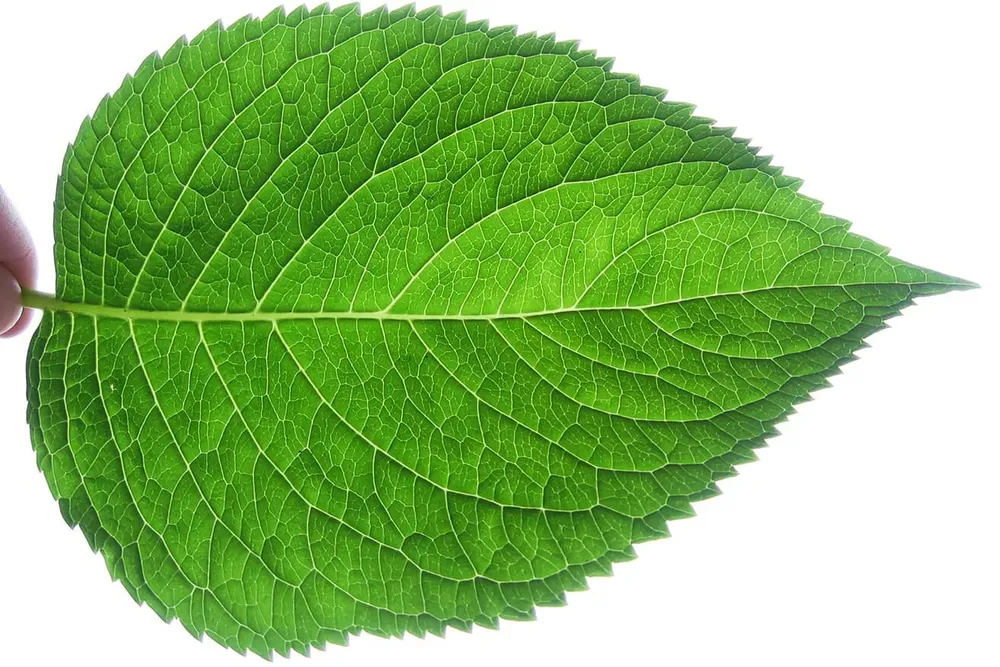
#> input picture images/leaf.webp, 1000 x 667 px, shrunk from 1313 x 876 before the run
$ jupyter execute CannyEdge.ipynb
#> lines starting #> are read from the running program, lines starting #| are printed output that depends on the picture
[cell 1]
import matplotlib.pyplot as plt
import cv2
import os

[cell 2]
image_path = os.path.join("..", "images", "leaf.webp")
image = cv2.imread(image_path)
#> image is the input picture: shape (667, 1000, 3); mean B, G, R 119, 190.4, 146.9
gray_image = cv2.cvtColor(image, cv2.COLOR_BGR2GRAY)
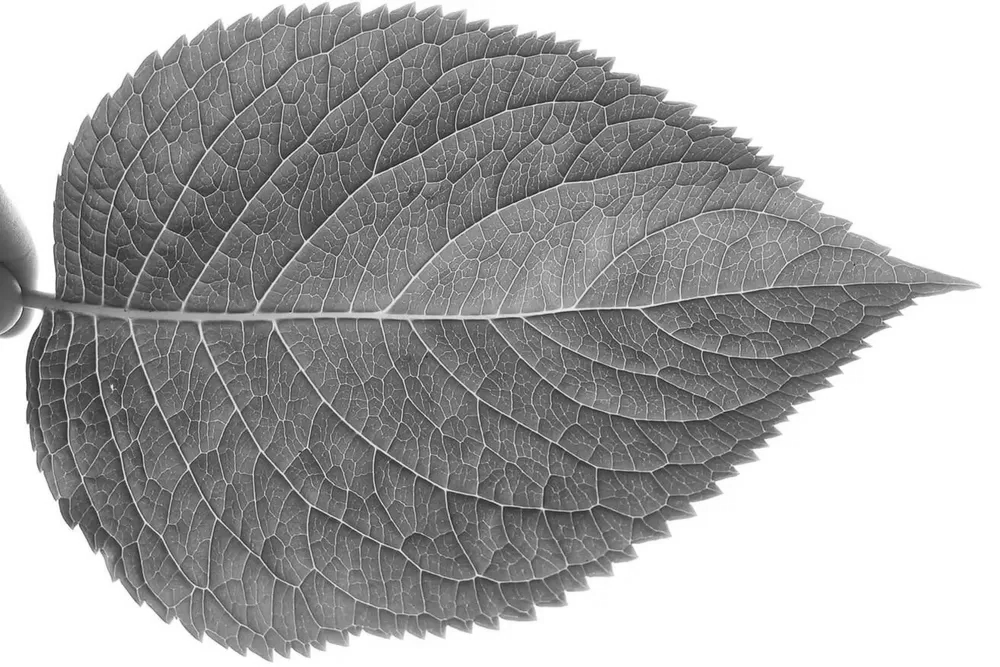
#> gray_image: shape (667, 1000); min 27, max 255, mean 169.3

[cell 3]
def show_image(img,title,cmap=None):
    plt.figure(figsize=(3,3))
    plt.imshow(img,cmap=cmap)
    plt.title(title)
    plt.axis("off")
    plt.show()

[cell 4]
show_image(gray_image,"Gray image",cmap="gray")

[cell 5]
edges = cv2.Canny(gray_image, 100, 200)
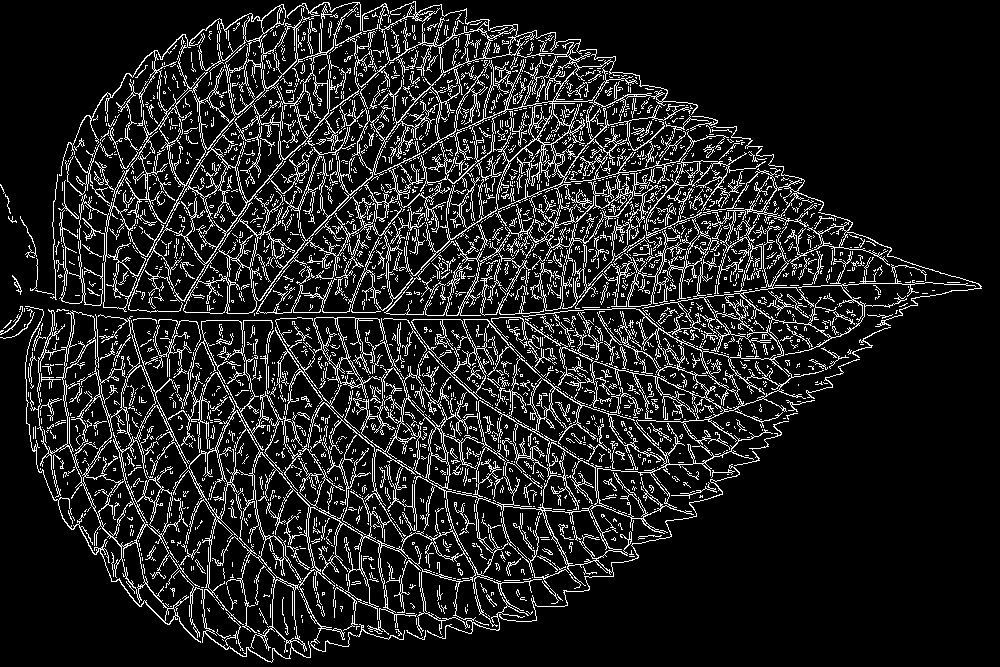
#> edges: shape (667, 1000); 12.7% white in thin lines or dots

[cell 6]
show_image(edges,"Edges",cmap="gray")

$ run again, with images/messi.webp copied over images/leaf.webp
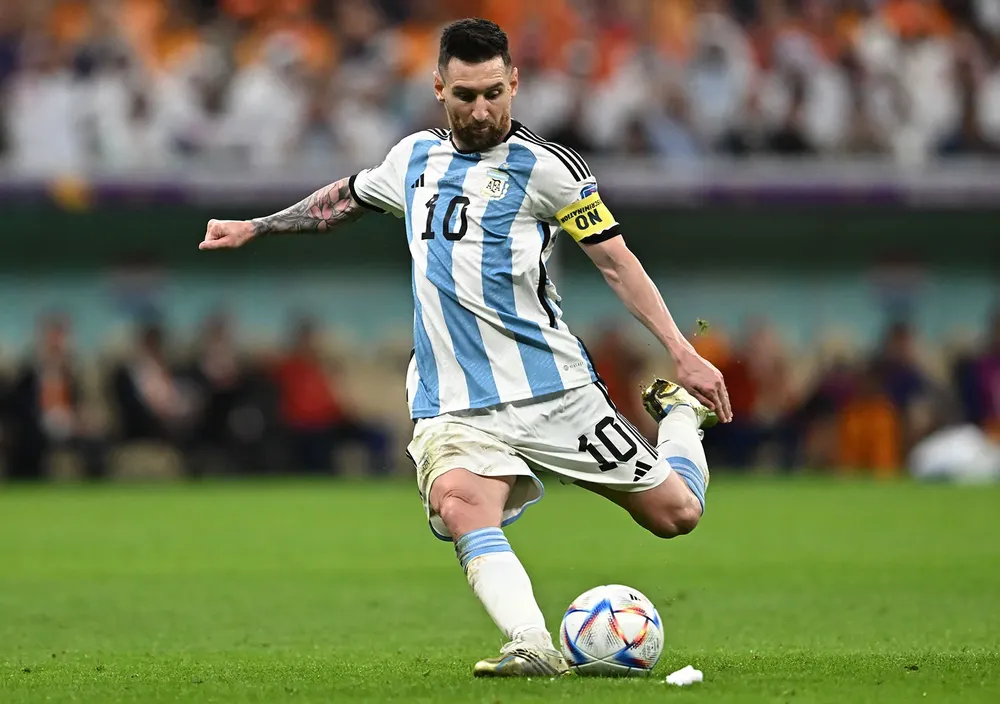
#> input picture images/messi.webp, 1000 x 704 px, shrunk from 1600 x 1126 before the run
#> image is the input picture: shape (704, 1000, 3); mean B, G, R 85.3, 117.1, 110.1
#> `gray_image = cv2.cvtColor(image, cv2.COLOR_BGR2GRAY)`:
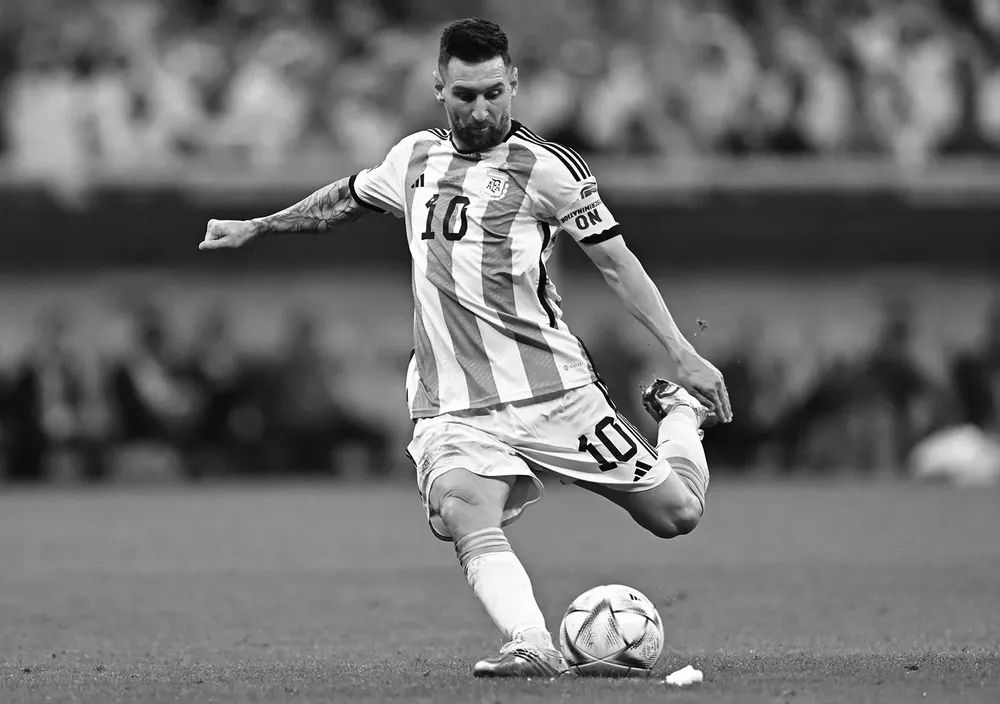
#> gray_image: shape (704, 1000); min 0, max 255, mean 111.4
#> `edges = cv2.Canny(gray_image, 100, 200)`:
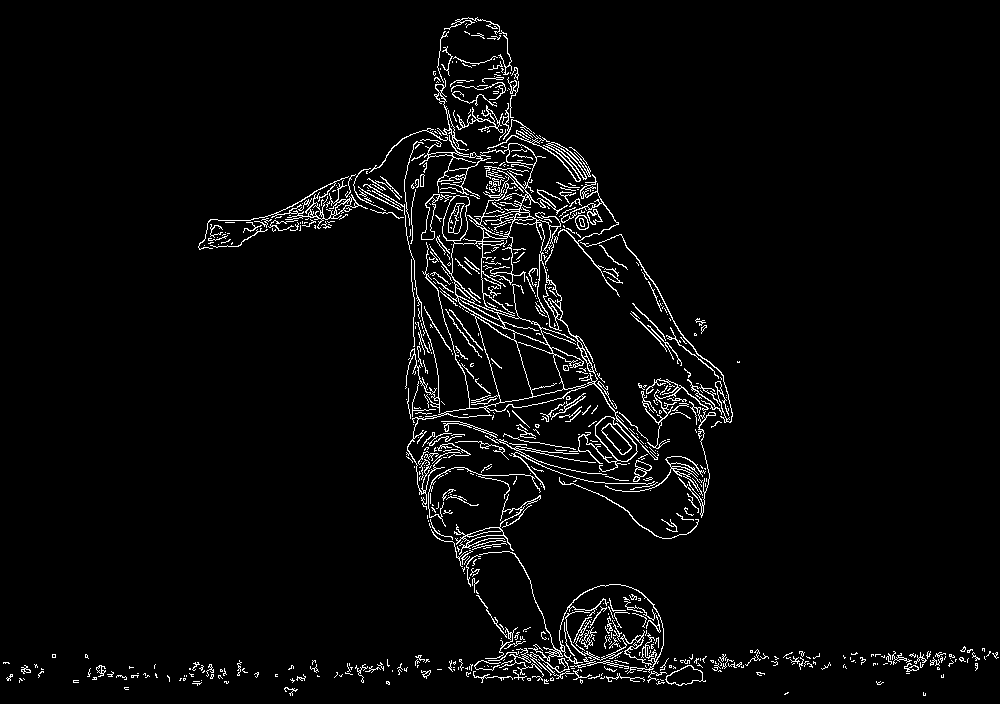
#> edges: shape (704, 1000); 3.6% white in thin lines or dots
